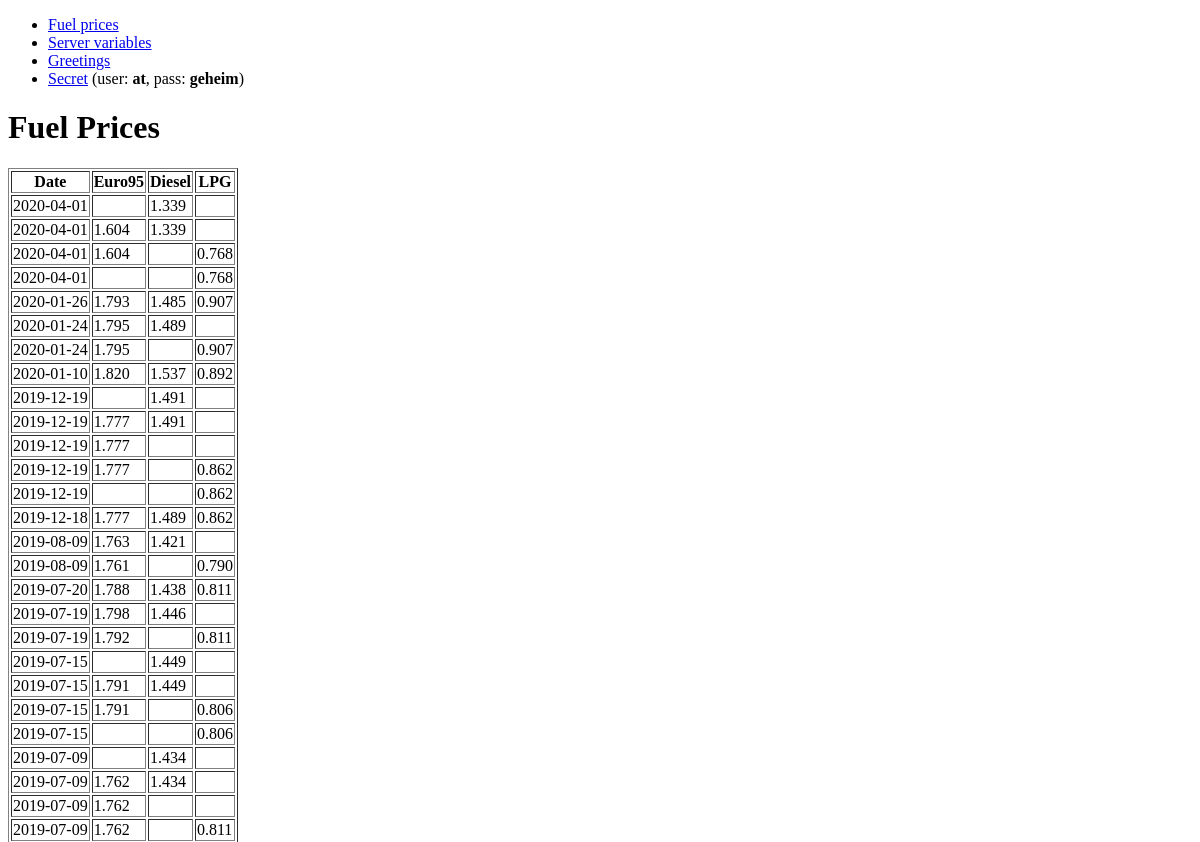
/ (upper part), run on an earlier commit of the app's database.
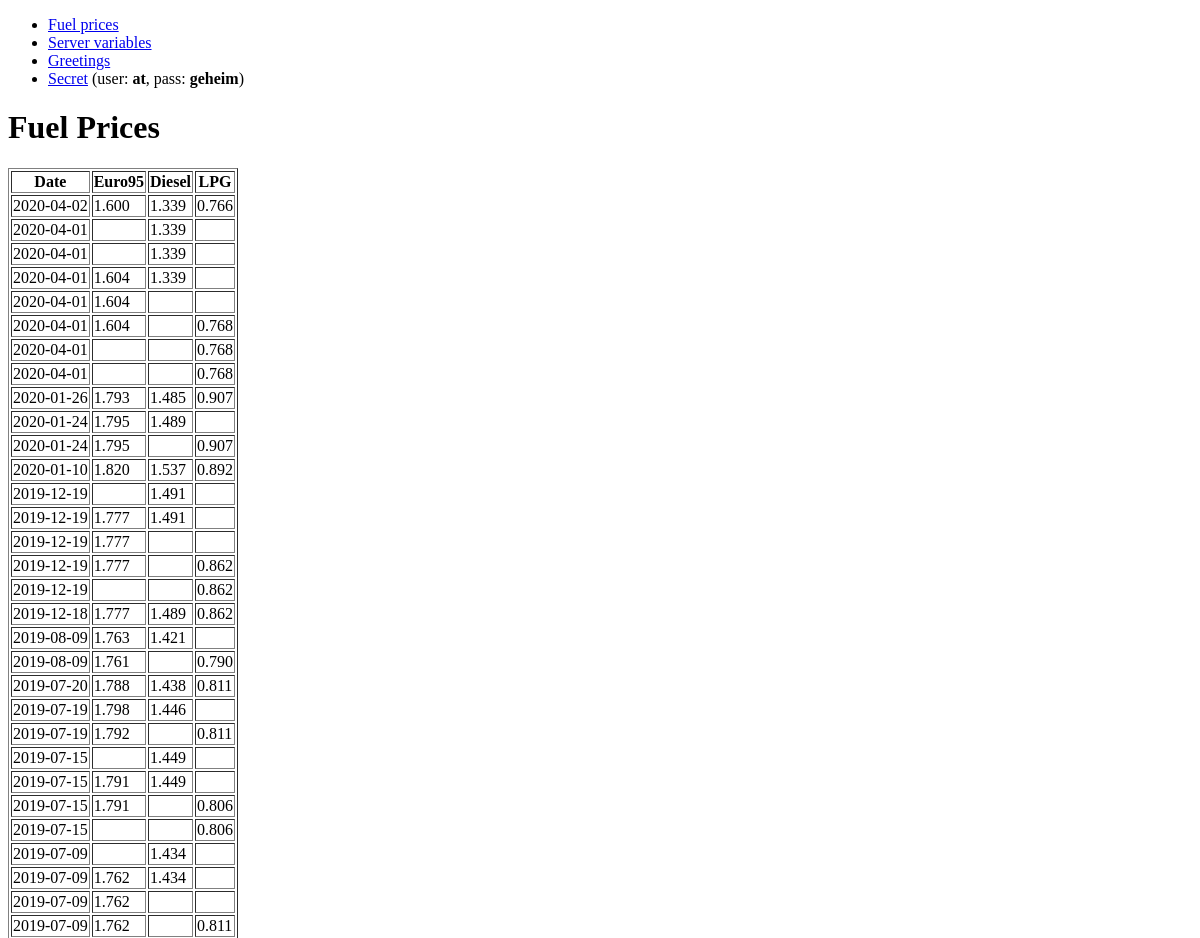
And on a later commit of the database.
### tables this page shows
CREATE TABLE prices (day date default CURRENT_DATE, fuel text, price decimal(5, 3));

### sources/webapp.py (the view)
@app.route('/')
def index():
    stuff = do_query('SELECT * FROM prices ORDER BY day DESC, fuel ASC', result_set_name='fuels')
    rows = stuff['fuels']
    info = []
    item = {}
    for idx, row in enumerate(rows):
        if idx and idx % 3 == 0:
            info.append(item)
            item = {}
        item['Datum'] = row['day']
        item[row['fuel']] = '{:.3f}'.format(row['price'])
    info.append(item)
    return render_template('fuels.html', fuels=info)

### sources/webapp.py (called while the page is built)
def get_row_as_dict(row, curs):
    obj = {}
    for idx, col in enumerate(curs.description):
        obj[col[0]] = row[idx]
    return obj

def do_query(query, bindings=None, result_set_name='result set'):
    db = get_db()
    if bindings:
        curs = db.execute(query, bindings)
    else:
        curs = db.execute(query)
    result_set = []
    for row in curs:
        result_set.append(get_row_as_dict(row, curs))
    return {result_set_name: result_set}

def connect_db():
    rv = sqlite3.connect(os.path.join(app.root_path, 'fuelprices.db'))
    rv.row_factory = sqlite3.Row
    return rv

def get_db():
    if not hasattr(g, 'sqlite_db'):
        g.sqlite_db = connect_db()
    return g.sqlite_db

### sources/templates/fuels.html
{% extends "layout.html" %}
{% block title %}Fuel Prices{% endblock %}
{% block content %}
<table border="1">
    <tr><th>Date</th><th>Euro95</th><th>Diesel</th><th>LPG</th></tr>
    {% for row in fuels %}
        <tr>
            <td>{{ row.Datum }}</td>
            <td>{{ row.Euro95 }}</td>
            <td>{{ row.Diesel }}</td>
            <td>{{ row.LPG }}</td>
        </tr>
    {% endfor %}
</table>
{% endblock %}

### sources/templates/layout.html (shortened to what this page needs)
<!DOCTYPE html>
<html lang="en">
    <head>
    </head>
    <body>
        <nav>
            <ul>
                <li><a href="/">Fuel prices</a></li>
                <li><a href="/vars/">Server variables</a></li>
                <li><a href="/greeting/">Greetings</a></li>
                <li><a href="/secret/">Secret</a> (user: <strong>at</strong>, pass: <strong>geheim</strong>)</li>
            </ul>
        </nav>
        <main>
            <h1>{{ self.title() }}</h1>
            {% block content %}{% endblock %}
        </main>
    </body>
</html>

What changed in the data, as far as the page shows it:
added prices: Datum "2020-04-02", Euro95 "1.600", Diesel "1.339", LPG "0.766"
added prices: Datum "2020-04-01", Diesel "1.339"
added prices: Datum "2020-04-01", Euro95 "1.604"
added prices: Datum "2020-04-01", LPG "0.768"
